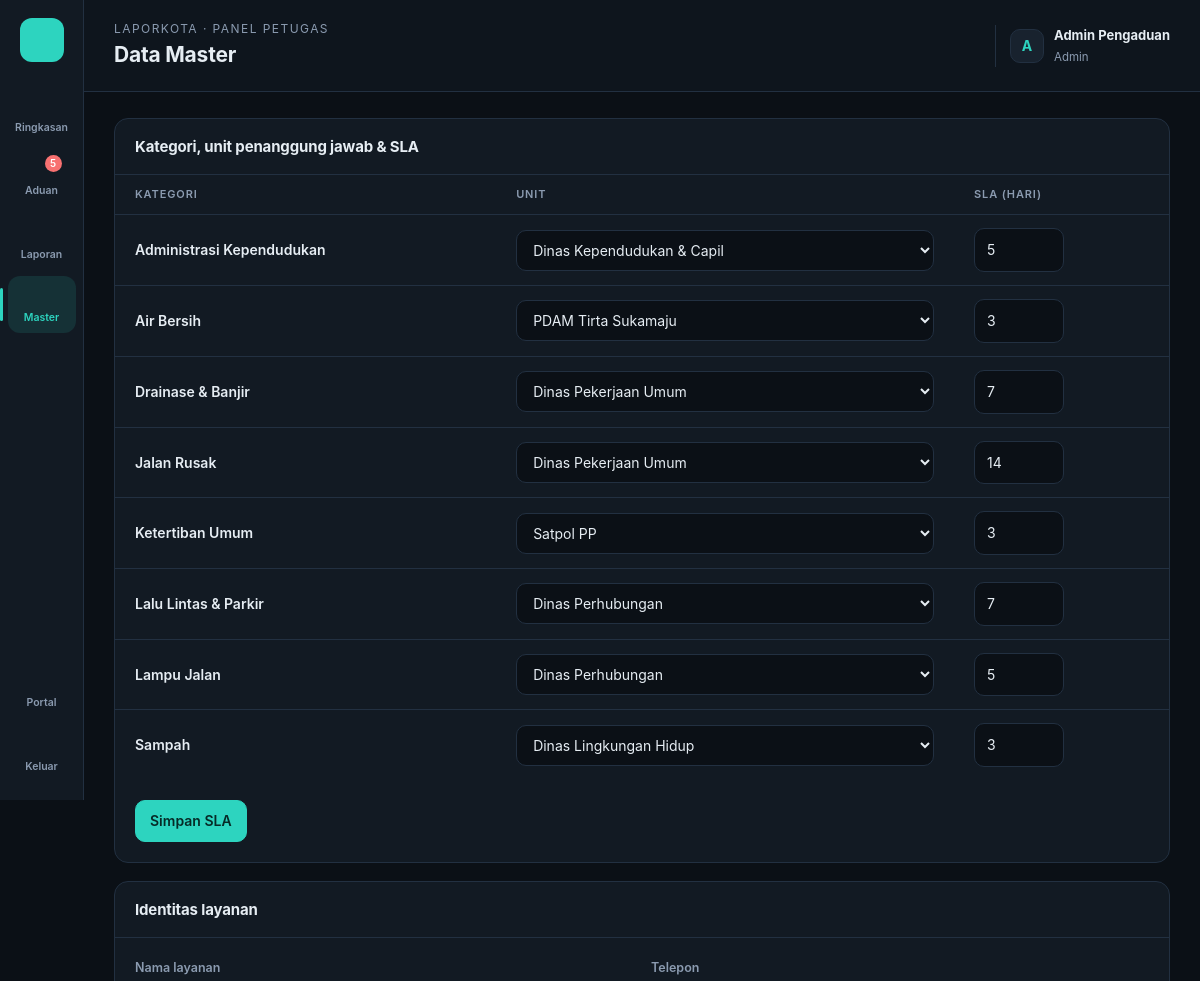
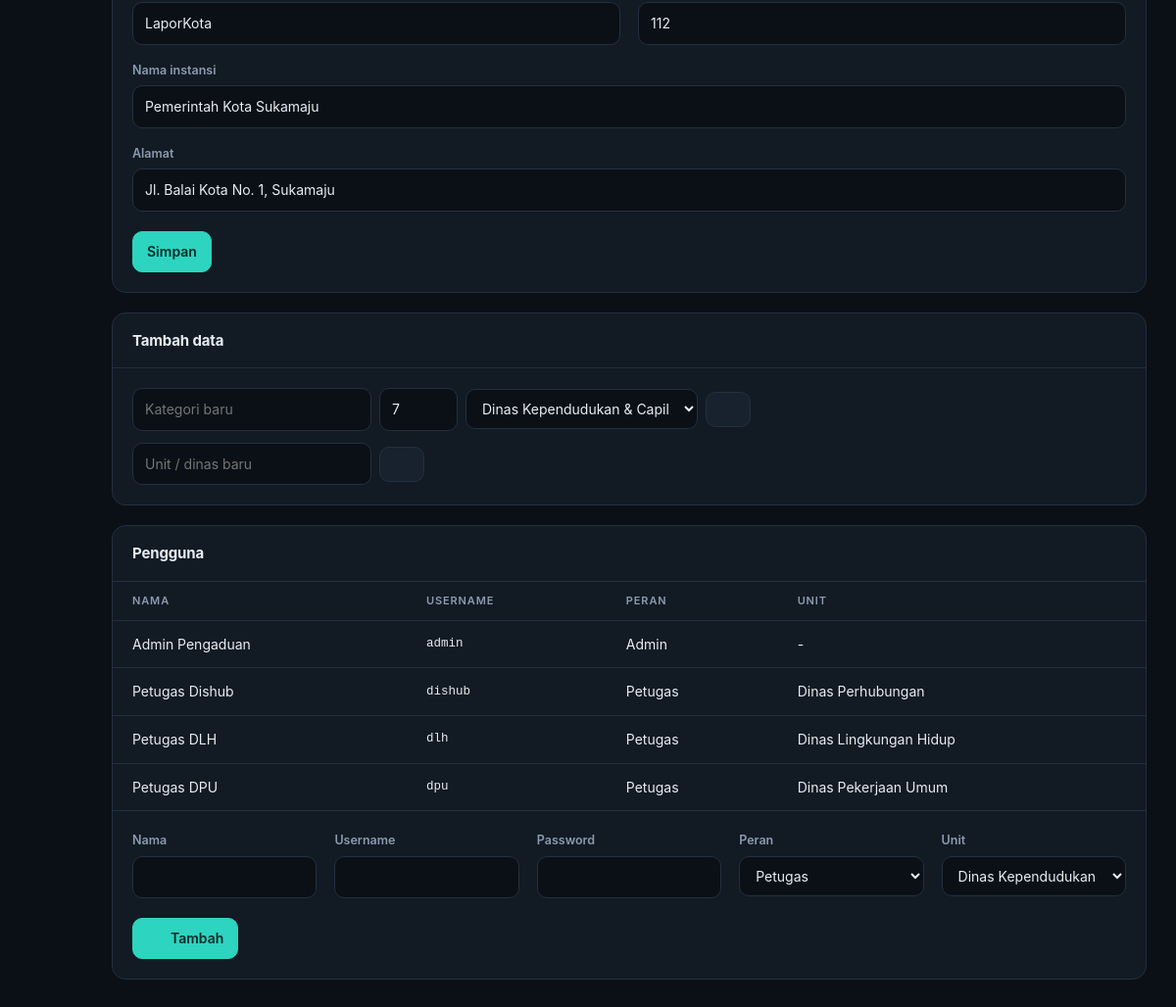
The app's page /index.php?page=master (signed in) with its own data (2 pictures, top to bottom).
### tables this page shows
CREATE TABLE pengaturan (
  id INT PRIMARY KEY,
  nama_instansi VARCHAR(150) NOT NULL,
  nama_layanan VARCHAR(60) NOT NULL,
  alamat VARCHAR(255),
  telepon VARCHAR(30)
);

CREATE TABLE users (
  id INT AUTO_INCREMENT PRIMARY KEY,
  nama VARCHAR(100) NOT NULL,
  username VARCHAR(50) NOT NULL UNIQUE,
  password VARCHAR(255) NOT NULL,
  role ENUM('admin','petugas') NOT NULL DEFAULT 'petugas',
  unit_id INT NULL,
  created_at TIMESTAMP DEFAULT CURRENT_TIMESTAMP,
  FOREIGN KEY (unit_id) REFERENCES unit(id) ON DELETE SET NULL
);

CREATE TABLE kategori (
  id INT AUTO_INCREMENT PRIMARY KEY,
  nama VARCHAR(80) NOT NULL,
  unit_id INT NULL,             
  sla_hari TINYINT NOT NULL DEFAULT 7,
  FOREIGN KEY (unit_id) REFERENCES unit(id) ON DELETE SET NULL
);

CREATE TABLE unit (
  id INT AUTO_INCREMENT PRIMARY KEY,
  nama VARCHAR(100) NOT NULL
);

### index.php (called while the page is built, shortened)
<?php
require __DIR__ . '/includes/bootstrap.php';
$routes = [
    'beranda'      => 'pages/beranda.php',
    'lapor'        => 'pages/lapor.php',
    'lacak'        => 'pages/lacak.php',
    'transparansi' => 'pages/transparansi.php',
    'foto'         => 'pages/foto.php',
    'login'        => 'pages/login.php',
    'logout'       => 'pages/logout.php',
    'dashboard'    => 'pages/admin/dashboard.php',
    'aduan'        => 'pages/admin/aduan.php',
    'aduan.detail' => 'pages/admin/detail.php',
    'aduan.proses' => 'pages/admin/proses.php',
    'laporan'      => 'pages/admin/laporan.php',
    'master'       => 'pages/admin/master.php',
];
$page = $_GET['page'] ?? 'beranda';
require __DIR__ . '/' . $routes[$page];

### pages/admin/master.php (the view, shortened to what this page needs)
<?php
$set = setting();
$unit = q('SELECT * FROM unit ORDER BY nama')->fetchAll();
$kategori = q('SELECT * FROM kategori ORDER BY nama')->fetchAll();
$users = q('SELECT u.*, n.nama unit FROM users u LEFT JOIN unit n ON n.id = u.unit_id ORDER BY u.role, u.nama')->fetchAll();
$title = 'Data Master';
require __DIR__ . '/../../includes/header.php';
?>
<div class="grid-2">
    <form method="post" class="panel">
        <div class="panel-head"><h2>Kategori, unit penanggung jawab & SLA</h2></div>
        <div class="table-wrap"><table>
            <thead><tr><th>Kategori</th><th>Unit</th><th>SLA (hari)</th></tr></thead>
            <tbody><?php foreach ($kategori as $k): ?>
                <tr><td><strong><?= e($k['nama']) ?></strong></td>
                    <td><select name="unit[<?= $k['id'] ?>]"><option value="0">-</option><?php foreach ($unit as $n): ?><option value="<?= $n['id'] ?>" <?= $k['unit_id'] == $n['id'] ? 'selected' : '' ?>><?= e($n['nama']) ?></option><?php endforeach; ?></select></td>
                    <td><input type="number" name="sla[<?= $k['id'] ?>]" value="<?= (int) $k['sla_hari'] ?>" min="1" max="90" style="width:90px"></td></tr>
            <?php endforeach; ?></tbody>
        </table></div>
        <div class="panel-body"><button class="btn btn-primary">Simpan SLA</button></div>
    </form>
    <div>
        <form method="post" class="panel">
            <div class="panel-head"><h2>Identitas layanan</h2></div>
            <div class="panel-body"><div class="form-grid">
                <div><label>Nama layanan</label><input type="text" name="nama_layanan" value="<?= e($set['nama_layanan']) ?>"></div>
                <div><label>Telepon</label><input type="text" name="telepon" value="<?= e($set['telepon']) ?>"></div>
                <div class="full"><label>Nama instansi</label><input type="text" name="nama_instansi" value="<?= e($set['nama_instansi']) ?>"></div>
                <div class="full"><label>Alamat</label><input type="text" name="alamat" value="<?= e($set['alamat']) ?>"></div>
            </div><div class="form-actions"><button class="btn btn-primary">Simpan</button></div></div>
        </form>
        <div class="panel mt"><div class="panel-head"><h2>Tambah data</h2></div><div class="panel-body">
            <form method="post" class="filters" style="margin-bottom:12px"><?= csrf_field() ?><input type="hidden" name="aksi" value="kategori">
                <input type="text" name="nama" placeholder="Kategori baru" required><input type="number" name="sla_hari" value="7" style="width:80px">
                <select name="unit_id"><?php foreach ($unit as $n): ?><option value="<?= $n['id'] ?>"><?= e($n['nama']) ?></option><?php endforeach; ?></select><button class="btn"><?= icon('plus', 16) ?></button></form>
            <form method="post" class="filters"><?= csrf_field() ?><input type="hidden" name="aksi" value="unit"><input type="text" name="nama" placeholder="Unit / dinas baru" required><button class="btn"><?= icon('plus', 16) ?></button></form>
        </div></div>
    </div>
</div>
<div class="panel mt">
    <div class="panel-head"><h2>Pengguna</h2></div>
    <div class="table-wrap"><table><thead><tr><th>Nama</th><th>Username</th><th>Peran</th><th>Unit</th></tr></thead>
        <tbody><?php foreach ($users as $x): ?><tr><td><?= e($x['nama']) ?></td><td class="mono"><?= e($x['username']) ?></td><td><?= e(ucfirst($x['role'])) ?></td><td><?= e($x['unit'] ?? '-') ?></td></tr><?php endforeach; ?></tbody></table></div>
    <form method="post" class="panel-body" style="border-top:1px solid var(--line)"><?= csrf_field() ?><input type="hidden" name="aksi" value="user">
        <div class="form-grid" style="grid-template-columns:repeat(5,1fr)">
            <div><label>Nama</label><input type="text" name="nama" required></div><div><label>Username</label><input type="text" name="username" required></div>
            <div><label>Password</label><input type="password" name="password" minlength="6" required></div>
            <div><label>Peran</label><select name="role"><option value="petugas">Petugas</option><option value="admin">Admin</option></select></div>
            <div><label>Unit</label><select name="unit_id"><?php foreach ($unit as $n): ?><option value="<?= $n['id'] ?>"><?= e($n['nama']) ?></option><?php endforeach; ?></select></div>
        </div><div class="form-actions"><button class="btn btn-primary"><?= icon('plus', 16) ?> Tambah</button></div></form>
</div>
<?php require __DIR__ . '/../../includes/footer.php'; ?>

### includes/header.php (shortened to what this page needs)
<?php
$u = user();
$baru = (int) q("SELECT COUNT(*) FROM aduan WHERE status = 'baru'")->fetchColumn();
$menu = [
    ['dashboard', 'Ringkasan', 'home', 0],
    ['aduan', 'Aduan', 'inbox', $baru],
    ['laporan', 'Laporan', 'chart', 0],
];
if (is_admin()) $menu[] = ['master', 'Master', 'settings', 0];
$current = explode('.', $_GET['page'] ?? 'dashboard')[0];
?>
<!DOCTYPE html>
<html lang="id">
<head>
    <link rel="stylesheet" href="assets/css/style.css">
</head>
<body>
<div class="layout">
    <aside class="rail" id="rail">
        <a class="logo" href="<?= url('dashboard') ?>" title="<?= e(setting()['nama_layanan']) ?>"><?= icon('megaphone', 22) ?></a>
        <?php foreach ($menu as [$key, $label, $ic, $count]): ?>
            <a href="<?= url($key) ?>" class="<?= $current === $key ? 'active' : '' ?>"><?= icon($ic, 20) ?><?= $label ?><?php if ($count): ?><span class="dot"><?= $count ?></span><?php endif; ?></a>
        <?php endforeach; ?>
        <a href="<?= url('beranda') ?>" target="_blank"><?= icon('external', 20) ?>Portal</a>
        <a href="<?= url('logout') ?>"><?= icon('logout', 20) ?>Keluar</a>
    </aside>
    <main class="main">
        <header class="topbar">
            <div class="grow"><div class="crumb"><?= e(setting()['nama_layanan']) ?> · Panel Petugas</div><h1><?= e($title ?? 'Ringkasan') ?></h1></div>
            <div class="who"><span class="avatar"><?= e(strtoupper(substr($u['nama'], 0, 1))) ?></span>
                <div><strong><?= e($u['nama']) ?></strong><small><?= is_admin() ? 'Admin' : 'Petugas · ' . e($u['unit_nama'] ?? '') ?></small></div></div>
        </header>
        <div class="content">

### records on screen
pengaturan: nama_layanan "LAPORKOTA", nama_layanan "LaporKota", telepon "112", nama_instansi "Pemerintah Kota Sukamaju", alamat "Jl. Balai Kota No. 1, Sukamaju"
users: nama "A", nama "Admin Pengaduan", username "admin", role "Admin", unit "-"
kategori: nama "Administrasi Kependudukan", unit+id "Dinas Kependudukan & Capil", sla_hari "5"
kategori: nama "Air Bersih", unit+id "PDAM Tirta Sukamaju", sla_hari "3"
kategori: nama "Drainase & Banjir", unit+id "Dinas Pekerjaan Umum", sla_hari "7"
kategori: nama "Jalan Rusak", unit+id "Dinas Pekerjaan Umum", sla_hari "14"
kategori: nama "Ketertiban Umum", unit+id "Satpol PP", sla_hari "3"
kategori: nama "Lalu Lintas & Parkir", unit+id "Dinas Perhubungan", sla_hari "7"
kategori: nama "Lampu Jalan", unit+id "Dinas Perhubungan", sla_hari "5"
kategori: nama "Sampah", unit+id "Dinas Lingkungan Hidup", id+sla_hari "3"
users: nama "Petugas Dishub", username "dishub", role "Petugas", unit.nama "Dinas Perhubungan"
users: nama "Petugas DLH", username "dlh", role "Petugas", unit.nama "Dinas Lingkungan Hidup"
users: nama "Petugas DPU", username "dpu", role "Petugas", unit.nama "Dinas Pekerjaan Umum"

### other values on screen
$label "Ringkasan"
$label "Aduan"
$count "5"
$label "Laporan"
$label "Master"
$title "Data Master"
form field unit_id "Dinas Kependudukan & Capil"
